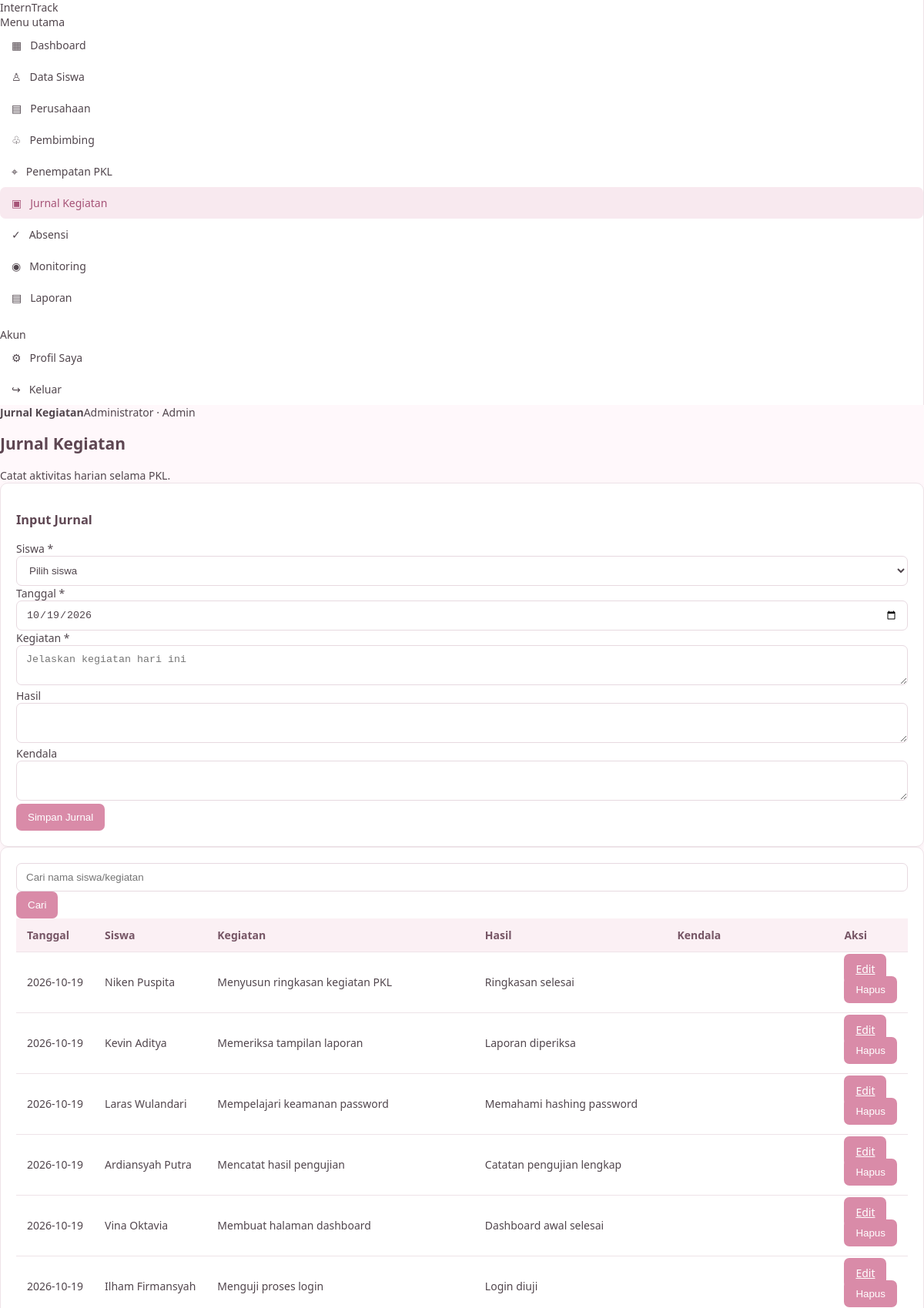
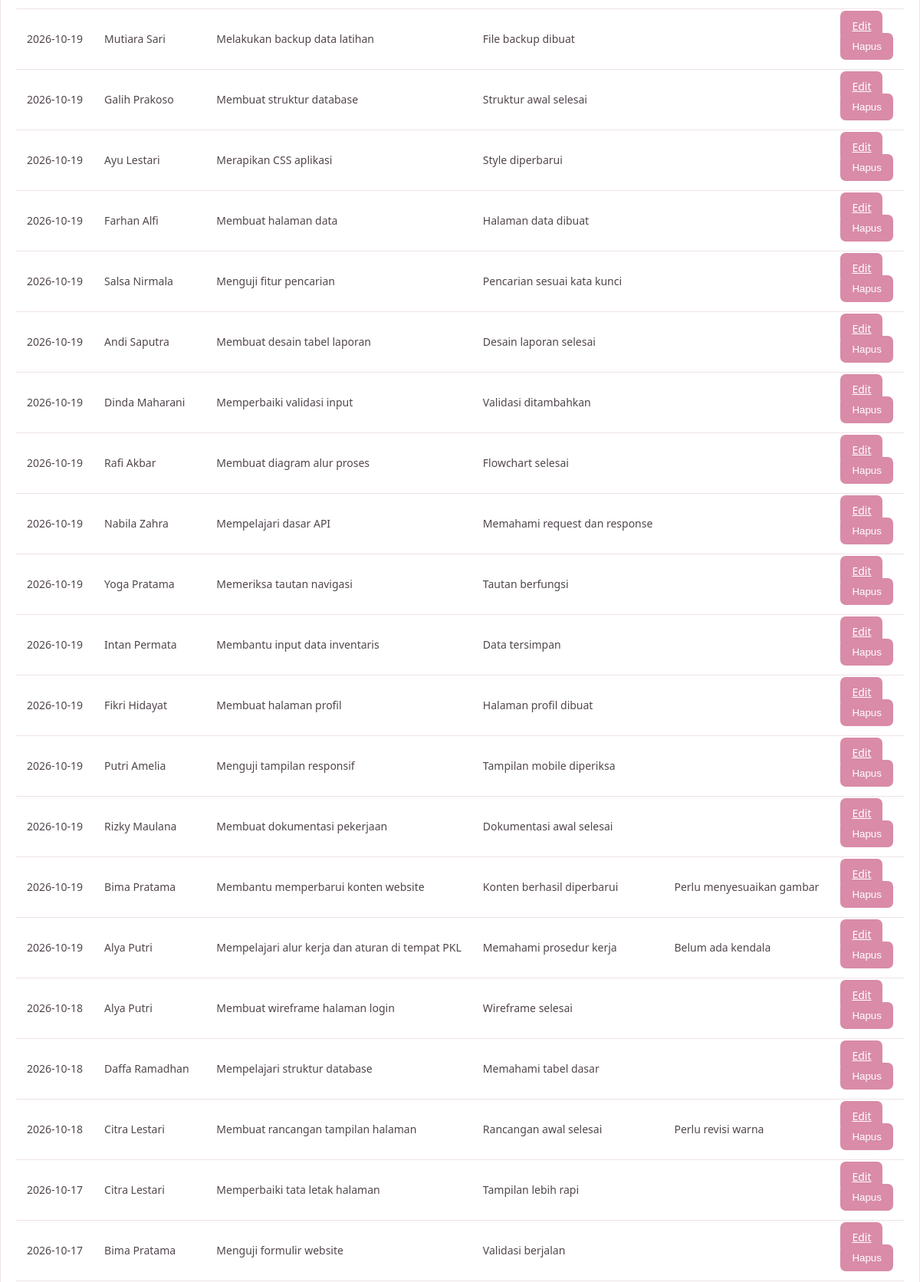
The app's page /jurnal.php (signed in, upper part) with its own data (2 pictures, top to bottom).
### tables this page shows
CREATE TABLE jurnal (
 id INT AUTO_INCREMENT PRIMARY KEY,
 siswa_id INT NOT NULL,
 tanggal DATE NOT NULL,
 kegiatan TEXT NOT NULL,
 hasil TEXT,
 kendala TEXT,
 created_at TIMESTAMP DEFAULT CURRENT_TIMESTAMP,
 CONSTRAINT fk_jurnal_siswa FOREIGN KEY (siswa_id) REFERENCES siswa(id) ON DELETE CASCADE,
 INDEX idx_jurnal_tanggal(tanggal)
);

CREATE TABLE siswa (
 id INT AUTO_INCREMENT PRIMARY KEY,
 nis VARCHAR(30) NOT NULL UNIQUE,
 nama VARCHAR(120) NOT NULL,
 kelas VARCHAR(30) DEFAULT '',
 jurusan VARCHAR(100) DEFAULT 'Rekayasa Perangkat Lunak',
 no_hp VARCHAR(25) DEFAULT '',
 created_at TIMESTAMP DEFAULT CURRENT_TIMESTAMP
);

### config/app.php (called while the page is built, shortened)
<?php
function e($value): string {
    return htmlspecialchars((string)($value ?? ''), ENT_QUOTES, 'UTF-8');
}
function current_user(): array { return $_SESSION['user'] ?? []; }

### jurnal.php (the view, shortened to what this page needs)
<?php
require_once __DIR__.'/config/app.php';require_once __DIR__.'/config/koneksi.php';require_login();$pageTitle='Jurnal Kegiatan';$role=current_user()['role'];$sid=(int)(current_user()['siswa_id']??0);$errors=[];
$edit=null;if(isset($_GET['edit'])){$q=$pdo->prepare("SELECT * FROM jurnal WHERE id=?".($role==='siswa'?" AND siswa_id=?":""));$role==='siswa'?$q->execute([(int)$_GET['edit'],$sid]):$q->execute([(int)$_GET['edit']]);$edit=$q->fetch();}
$students=$pdo->query("SELECT id,nama FROM siswa ORDER BY nama")->fetchAll();$search=trim($_GET['q']??'');$sql="SELECT j.*,s.nama FROM jurnal j JOIN siswa s ON s.id=j.siswa_id WHERE (s.nama LIKE ? OR j.kegiatan LIKE ?)";$params=["%$search%","%$search%"];if($role==='siswa'){$sql.=" AND j.siswa_id=?";$params[]=$sid;}$sql.=" ORDER BY j.tanggal DESC,j.id DESC";$q=$pdo->prepare($sql);$q->execute($params);$rows=$q->fetchAll();include __DIR__.'/partials/header.php';?>
<div class="page-head"><div><h1>Jurnal Kegiatan</h1><div class="muted">Catat aktivitas harian selama PKL.</div></div></div><?php foreach($errors as $x):?><div class="alert danger"><?=e($x)?></div><?php endforeach;?>
<div class="card"><h3><?=$edit?'Edit Jurnal':'Input Jurnal'?></h3><form method="post"><div class="form-grid"><?php if($role==='admin'):?><div class="field"><label>Siswa *</label><select name="siswa_id" required><option value="">Pilih siswa</option></select></div><?php endif;?><div class="field"><label>Tanggal *</label><input type="date" name="tanggal" required value="<?=e($edit['tanggal']??date('Y-m-d'))?>"></div><div class="field full"><label>Kegiatan *</label><textarea name="kegiatan" required placeholder="Jelaskan kegiatan hari ini"></textarea></div><div class="field"><label>Hasil</label><textarea name="hasil"></textarea></div><div class="field"><label>Kendala</label><textarea name="kendala"></textarea></div></div><div class="form-actions"><button class="btn">Simpan Jurnal</button></div></form></div>
<div class="card"><form class="filters"><input name="q" value="<?=e($search)?>" placeholder="Cari nama siswa/kegiatan"><button class="btn">Cari</button></form><div class="table-wrap"><table><thead><tr><th>Tanggal</th><?php if($role==='admin'):?><th>Siswa</th><?php endif;?><th>Kegiatan</th><th>Hasil</th><th>Kendala</th><th>Aksi</th></tr></thead><tbody><?php foreach($rows as $r):?><tr><td><?=e($r['tanggal'])?></td><?php if($role==='admin'):?><td><?=e($r['nama'])?></td><?php endif;?><td><?=e($r['kegiatan'])?></td><td><?=e($r['hasil'])?></td><td><?=e($r['kendala'])?></td><td><div class="actions"><a class="btn secondary small" href="?edit=<?=$r['id']?>">Edit</a><form method="post" data-confirm="Hapus jurnal ini?"><input type="hidden" name="csrf_token" value="<?=e(csrf_token())?>"><input type="hidden" name="action" value="delete"><input type="hidden" name="id" value="<?=$r['id']?>"><button class="btn danger small">Hapus</button></form></div></td></tr><?php endforeach;?><?php if(!$rows):?><tr><td colspan="6" class="empty">Belum ada jurnal.</td></tr><?php endif;?></tbody></table></div></div><?php include __DIR__.'/partials/footer.php';?>

### assets/style.css (style rules this page uses)
:root { --pink: #d98ba8; --pink-soft: #f8e9ef; --pink-light: #fff8fb; --purple: #b7a5cc; --text: #51464d; --muted: #887b83; --border: #eee3e8; --white: #ffffff; }
body { margin: 0; font-family: "Segoe UI", Arial, sans-serif; background: var(--pink-light); color: var(--text); font-size: 14px; }
.card { background: var(--white); border: 1px solid var(--border); border-radius: 10px; padding: 20px; box-shadow: 0 2px 7px rgba(100, 60, 80, .04); transition: transform .2s ease; }
button, .btn { background: var(--pink); color: white; border: none; border-radius: 7px; padding: 10px 15px; cursor: pointer; transition: background .2s ease; }
input, select, textarea { width: 100%; padding: 10px 12px; border: 1px solid #e7d9e0; border-radius: 7px; background: white; color: var(--text); box-sizing: border-box; outline: none; }
table { width: 100%; border-collapse: collapse; background: white; }
th { background: #fbf0f4; color: #765565; font-weight: 600; text-align: left; }
th, td { padding: 12px 14px; border-bottom: 1px solid var(--border); }
h1, h2, h3 { color: #5e4652; font-weight: 600; }

### records on screen
jurnal: tanggal "2026-10-19", siswa.nama "Niken Puspita", kegiatan "Menyusun ringkasan kegiatan PKL", hasil "Ringkasan selesai"
jurnal: tanggal "2026-10-19", siswa.nama "Kevin Aditya", kegiatan "Memeriksa tampilan laporan", hasil "Laporan diperiksa"
jurnal: tanggal "2026-10-19", siswa.nama "Laras Wulandari", kegiatan "Mempelajari keamanan password", hasil "Memahami hashing password"
jurnal: tanggal "2026-10-19", siswa.nama "Ardiansyah Putra", kegiatan "Mencatat hasil pengujian", hasil "Catatan pengujian lengkap"
jurnal: tanggal "2026-10-19", siswa.nama "Vina Oktavia", kegiatan "Membuat halaman dashboard", hasil "Dashboard awal selesai"
jurnal: tanggal "2026-10-19", siswa.nama "Ilham Firmansyah", kegiatan "Menguji proses login", hasil "Login diuji"
jurnal: tanggal "2026-10-19", siswa.nama "Mutiara Sari", kegiatan "Melakukan backup data latihan", hasil "File backup dibuat"
jurnal: tanggal "2026-10-19", siswa.nama "Galih Prakoso", kegiatan "Membuat struktur database", hasil "Struktur awal selesai"
jurnal: tanggal "2026-10-19", siswa.nama "Ayu Lestari", kegiatan "Merapikan CSS aplikasi", hasil "Style diperbarui"
jurnal: tanggal "2026-10-19", siswa.nama "Farhan Alfi", kegiatan "Membuat halaman data", hasil "Halaman data dibuat"
jurnal: tanggal "2026-10-19", siswa.nama "Salsa Nirmala", kegiatan "Menguji fitur pencarian", hasil "Pencarian sesuai kata kunci"
jurnal: tanggal "2026-10-19", siswa.nama "Andi Saputra", kegiatan "Membuat desain tabel laporan", hasil "Desain laporan selesai"
jurnal: tanggal "2026-10-19", siswa.nama "Dinda Maharani", kegiatan "Memperbaiki validasi input", hasil "Validasi ditambahkan"
jurnal: tanggal "2026-10-19", siswa.nama "Rafi Akbar", kegiatan "Membuat diagram alur proses", hasil "Flowchart selesai"
jurnal: tanggal "2026-10-19", siswa.nama "Nabila Zahra", kegiatan "Mempelajari dasar API", hasil "Memahami request dan response"
jurnal: tanggal "2026-10-19", siswa.nama "Yoga Pratama", kegiatan "Memeriksa tautan navigasi", hasil "Tautan berfungsi"
jurnal: tanggal "2026-10-19", siswa.nama "Intan Permata", kegiatan "Membantu input data inventaris", hasil "Data tersimpan"
jurnal: tanggal "2026-10-19", siswa.nama "Fikri Hidayat", kegiatan "Membuat halaman profil", hasil "Halaman profil dibuat"
jurnal: tanggal "2026-10-19", siswa.nama "Putri Amelia", kegiatan "Menguji tampilan responsif", hasil "Tampilan mobile diperiksa"
jurnal: tanggal "2026-10-19", siswa.nama "Rizky Maulana", kegiatan "Membuat dokumentasi pekerjaan", hasil "Dokumentasi awal selesai"
jurnal: tanggal "2026-10-19", siswa.nama "Bima Pratama", kegiatan "Membantu memperbarui konten website", hasil "Konten berhasil diperbarui", kendala "Perlu menyesuaikan gambar"
jurnal: tanggal "2026-10-19", siswa.nama "Alya Putri", kegiatan "Mempelajari alur kerja dan aturan di tempat PKL", hasil "Memahami prosedur kerja", kendala "Belum ada kendala"
jurnal: tanggal "2026-10-18", siswa.nama "Alya Putri", kegiatan "Membuat wireframe halaman login", hasil "Wireframe selesai"
jurnal: tanggal "2026-10-18", siswa.nama "Daffa Ramadhan", kegiatan "Mempelajari struktur database", hasil "Memahami tabel dasar"
jurnal: tanggal "2026-10-18", siswa.nama "Citra Lestari", kegiatan "Membuat rancangan tampilan halaman", hasil "Rancangan awal selesai", kendala "Perlu revisi warna"
jurnal: tanggal "2026-10-17", siswa.nama "Citra Lestari", kegiatan "Memperbaiki tata letak halaman", hasil "Tampilan lebih rapi"
jurnal: tanggal "2026-10-17", siswa.nama "Bima Pratama", kegiatan "Menguji formulir website", hasil "Validasi berjalan"

### other values on screen
$item[2] "▦"
$item[0] "Dashboard"
$item[2] "♙"
$item[0] "Data Siswa"
$item[2] "▤"
$item[0] "Perusahaan"
$item[2] "♧"
$item[0] "Pembimbing"
$item[2] "⌖"
$item[0] "Penempatan PKL"
$item[2] "▣"
$item[0] "Jurnal Kegiatan"
$item[2] "✓"
$item[0] "Absensi"
$item[2] "◉"
